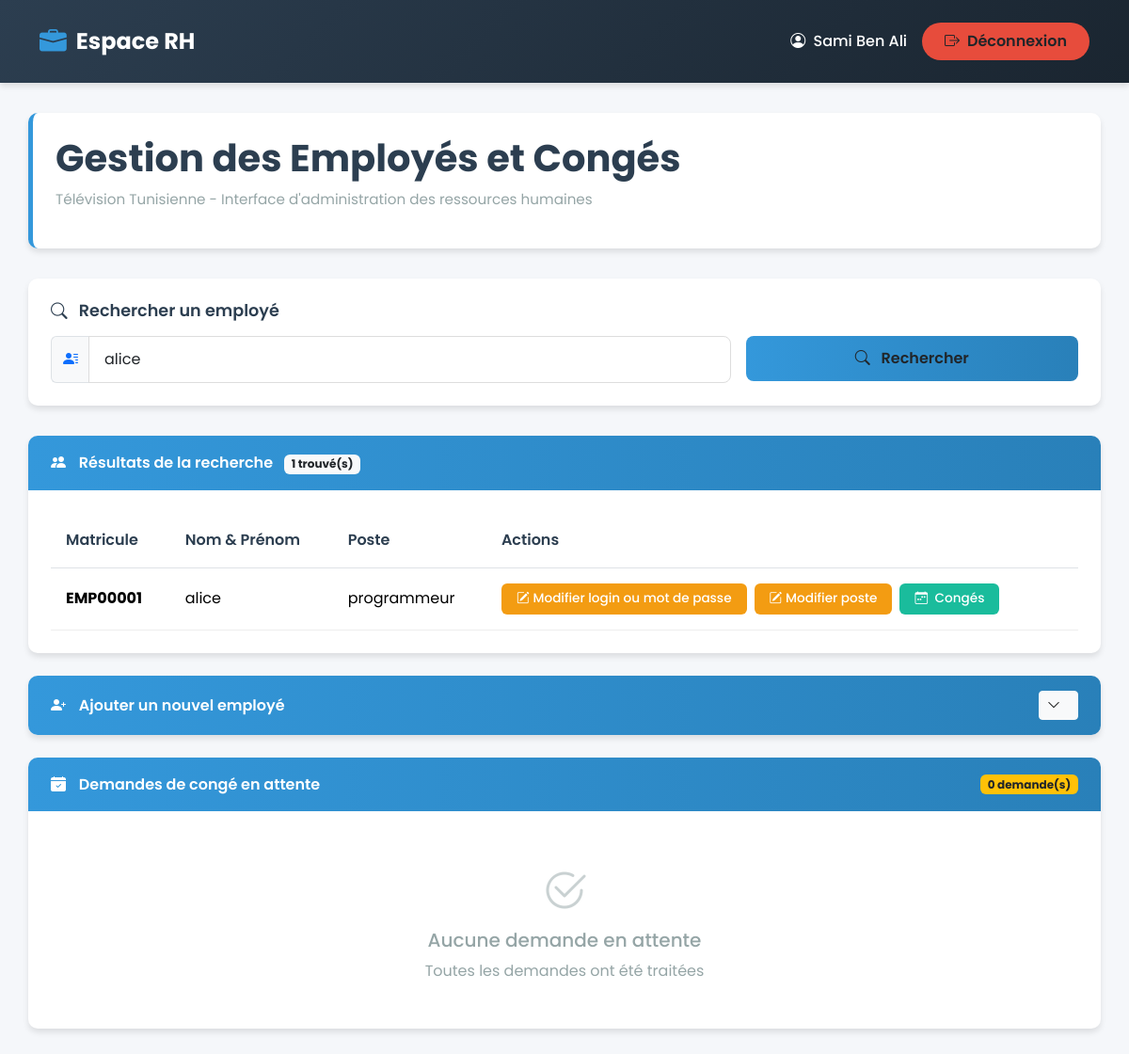
The app's page /espace_admin1.php?recherche=alice (signed in) with its own data.
### tables this page shows
CREATE TABLE `rh` (
  `matricule` char(8) NOT NULL,
  `nom_prenom` varchar(50) DEFAULT NULL
);

CREATE TABLE `employe` (
  `matricule` char(8) NOT NULL,
  `date_embauche` date DEFAULT NULL,
  `poste` varchar(50) DEFAULT NULL,
  `departement_id` int(11) DEFAULT NULL,
  `nom_employe` varchar(50) NOT NULL
);

### espace_admin1.php (the view, shortened to what this page needs)
<?php
include("connexion.php");
$login = $_SESSION['user'];
$req_rh = $connexion->prepare("SELECT u.matricule, u.login, r.nom_prenom
    FROM utilisateur u ,rh r where r.matricule = u.matricule and  u.login = ? ");
$req_rh->execute([$login]);
$rh = $req_rh->fetch(PDO::FETCH_ASSOC);
$employes = [];
$searchTerm = isset($_GET['recherche']) ? trim($_GET['recherche']) : '';
if ($searchTerm !== '') {
    $term = "%$searchTerm%";
    $req_emp = $connexion->prepare("SELECT * FROM employe  WHERE nom_employe LIKE ? OR poste LIKE ?");
    $req_emp->execute([$term, $term]);
    $employes = $req_emp->fetchAll(PDO::FETCH_ASSOC);
}
$req_demandes = $connexion->prepare("SELECT dc.id_demandeConge,dc.date_debut,dc.date_fin,dc.nombre_jours,dc.date_soumission,dc.statut, e.poste, u.login, s.jours_restants
    FROM demande_conge dc , employe e,solde_conge s,utilisateur u
    where e.matricule = dc.employe_matricule and u.matricule = dc.employe_matricule
    and s.employe_matricule = dc.employe_matricule and dc.statut='EN_ATTENTE' order by dc.date_soumission desc; ");
$req_demandes->execute();
$demandes = $req_demandes->fetchAll(PDO::FETCH_ASSOC);
?>
<!DOCTYPE html>
<html lang="fr">
<head>
    <link href="https://cdn.jsdelivr.net/npm/bootstrap@5.3.2/dist/css/bootstrap.min.css" rel="stylesheet">
    <link rel="stylesheet" href="https://cdn.jsdelivr.net/npm/bootstrap-icons@1.11.1/font/bootstrap-icons.css">
</head>
<body>
    <nav class="navbar navbar-expand-lg navbar-dark navbar-custom">
        <div class="container">
            <a class="navbar-brand" href="#">
                <i class="bi bi-briefcase-fill"></i>
                <span>Espace RH</span>
            </a>
            <div class="collapse navbar-collapse" id="navbarContent">
                <div class="ms-auto d-flex align-items-center">
                    <span class="user-info d-none d-md-block">
                        <i class="bi bi-person-circle me-1"></i>
                        <?= $rh['nom_prenom'] ?>
                    </span>
                    <a href="logout.php" class="btn btn-logout" onclick="return confirm('Voulez-vous vous déconnecter ?')">
                        <i class="bi bi-box-arrow-right me-1"></i> Déconnexion
                    </a>
                </div>
            </div>
        </div>
    </nav>
    <div class="container main-container">
        <div class="page-header">
            <h1 class="page-title">Gestion des Employés et Congés</h1>
            <p class="page-subtitle">Télévision Tunisienne - Interface d'administration des ressources humaines</p>
        </div>
        <div class="search-box">
            <h5 class="search-title"><i class="bi bi-search me-2"></i> Rechercher un employé</h5>
            <form method="get" class="row g-3">
                <div class="col-md-8">
                    <div class="input-group">
                        <span class="input-group-text bg-light border-end-0">
                            <i class="bi bi-person-lines-fill text-primary"></i>
                        </span>
                        <input type="text" name="recherche" class="form-control form-control-custom"
                               placeholder="Entrez un nom employe ou un poste..."
                               value="<?= $searchTerm ?>">
                    </div>
                </div>
                <div class="col-md-4">
                    <button class="btn btn-search w-100">
                        <i class="bi bi-search me-2"></i> Rechercher
                    </button>
                </div>
            </form>
        </div>
        <?php if(count($employes) > 0): ?>
        <div class="custom-card">
            <div class="card-header">
                <i class="bi bi-people-fill"></i> Résultats de la recherche
                <span class="badge bg-light text-dark ms-2"><?= count($employes) ?> trouvé(s)</span>
            </div>
            <div class="card-body">
                <div class="table-responsive">
        <table class="table table-custom">
                <thead>
                <tr>
                    <th>Matricule</th>
                    <th>Nom & Prénom</th>
                    <th>Poste</th>
                    <th>Actions</th>
                </tr>
            </thead>
            <tbody>
                <?php if (!empty($employes)): ?>
                    <?php foreach($employes as $e): ?>
                        <tr>
                            <td><strong><?= $e['matricule'] ?></strong></td>
                            <td><?= $e['nom_employe'] ?></td>
                            <td><?= $e['poste'] ?></td>
                            <td>
                               <div class="d-flex gap-2 flex-wrap">
                                <a href="modifiermdp.php?matricule=<?= $e['matricule'] ?>"
                                class="btn btn-modify btn-action">
                                    <i class="bi bi-pencil-square me-1"></i>Modifier login ou mot de passe
                                </a>
                                <a href="modifierposte.php?matricule=<?= $e['matricule'] ?>"
                                class="btn btn-modify btn-action">
                                    <i class="bi bi-pencil-square me-1"></i>Modifier poste
                                </a>
                                <a href="conges_employe.php?matricule=<?= $e['matricule'] ?>"
                                class="btn btn-view btn-action">
                                    <i class="bi bi-calendar-week me-1"></i>
                                    Congés
                                </a>
                            </div>
                            </td>
                        </tr>
                    <?php endforeach; ?>
                <?php endif; ?>
            </tbody>
        </table>
                </div>
            </div>
        </div>
        <?php endif; ?>
        <div class="custom-card">
            <div class="card-header d-flex justify-content-between align-items-center">
                <div>
                    <i class="bi bi-person-plus-fill"></i> Ajouter un nouvel employé
                </div>
                <button class="btn btn-sm btn-light" type="button" data-bs-toggle="collapse" data-bs-target="#formAjoutEmploye">
                    <i class="bi bi-chevron-down"></i>
                </button>
            </div>
        </div>
        <div class="custom-card">
            <div class="card-header d-flex justify-content-between align-items-center">
                <div>
                    <i class="bi bi-calendar-check-fill"></i> Demandes de congé en attente
                </div>
                <span class="badge bg-warning text-dark">
                    <?= count($demandes) ?> demande(s)
                </span>
            </div>
            <div class="card-body">
                <?php if(count($demandes) == 0): ?>
                <div class="no-results py-4">
                    <i class="bi bi-check2-circle"></i>
                    <h5 class="mb-2">Aucune demande en attente</h5>
                    <p class="mb-0">Toutes les demandes ont été traitées</p>
                </div>
                <?php endif; ?>
            </div>
        </div>
    </div>
</body>
</html>

### espace_admin1.php (style rules this page uses)
:root { --primary: #2c3e50; --secondary: #3498db; --success: #27ae60; --danger: #e74c3c; --warning: #f39c12; --info: #1abc9c; --light: #f8f9fa; --dark: #343a40; --gray: #95a5a6; --shadow: 0 4px 6px rgba(0, 0, 0, 0.1); --radius: 10px; --transition: all 0.3s ease; }
* { margin: 0; padding: 0; box-sizing: border-box; }
body { font-family: 'Poppins', sans-serif; background-color: #f5f7fa; color: #333; line-height: 1.6; }
.navbar-custom { background: linear-gradient(135deg, var(--primary) 0%, #1a2530 100%); box-shadow: var(--shadow); padding: 1rem 0; }
.navbar-brand { font-weight: 700; font-size: 1.5rem; color: white !important; display: flex; align-items: center; gap: 10px; }
.navbar-brand i { font-size: 1.8rem; color: var(--secondary); }
.user-info { color: white; font-weight: 500; margin-right: 1rem; }
.btn-logout { background-color: var(--danger); border: none; padding: 0.5rem 1.5rem; border-radius: 50px; font-weight: 600; transition: var(--transition); }
.main-container { padding: 2rem 0; }
.page-header { background: white; border-radius: var(--radius); padding: 1.5rem; box-shadow: var(--shadow); margin-bottom: 2rem; border-left: 5px solid var(--secondary); }
.page-title { color: var(--primary); font-weight: 700; margin-bottom: 0.5rem; }
.page-subtitle { color: var(--gray); font-size: 0.95rem; }
.custom-card { background: white; border-radius: var(--radius); box-shadow: var(--shadow); border: none; margin-bottom: 1.5rem; overflow: hidden; transition: var(--transition); }
.card-header { background: linear-gradient(90deg, var(--secondary) 0%, #2980b9 100%); color: white; padding: 1rem 1.5rem; border-bottom: none; font-weight: 600; }
.card-header i { margin-right: 10px; }
.card-body { padding: 1.5rem; }
.search-box { background: white; border-radius: var(--radius); padding: 1.5rem; box-shadow: var(--shadow); margin-bottom: 2rem; }
.search-title { color: var(--primary); font-weight: 600; margin-bottom: 1rem; font-size: 1.1rem; }
.form-control-custom { border-radius: 8px; border: 1px solid #ddd; padding: 0.75rem 1rem; transition: var(--transition); }
.btn-search { background: linear-gradient(90deg, var(--secondary) 0%, #2980b9 100%); border: none; border-radius: 8px; padding: 0.75rem 1.5rem; font-weight: 600; transition: var(--transition); }
.table-custom { margin-bottom: 0; }
.table-custom thead { background-color: #f8f9fa; }
.table-custom th { font-weight: 600; color: var(--primary); border-top: none; padding: 1rem; }
.table-custom td { padding: 1rem; vertical-align: middle; border-color: #eee; }
.table-custom tbody tr { transition: var(--transition); }
.btn-action { padding: 0.4rem 1rem; border-radius: 6px; font-size: 0.85rem; font-weight: 500; transition: var(--transition); }
.btn-modify { background-color: var(--warning); border: none; color: white; }
.btn-view { background-color: var(--info); border: none; color: white; }
.no-results { text-align: center; padding: 3rem; color: var(--gray); }
.no-results i { font-size: 3rem; margin-bottom: 1rem; opacity: 0.5; }

### records on screen
rh: nom_prenom "Sami Ben Ali"
employe: matricule "EMP00001", nom_employe "alice", poste "programmeur"

### other values on screen
count($employes) "1"
count($demandes) "0"
